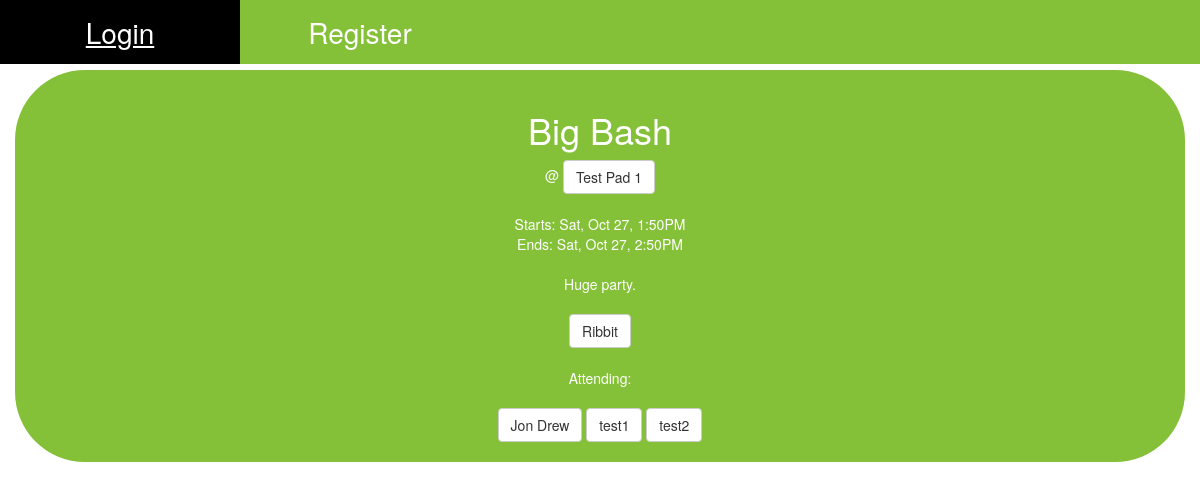
/events/big-bash_m4lkopnzey/, run on an earlier commit of the app's database.
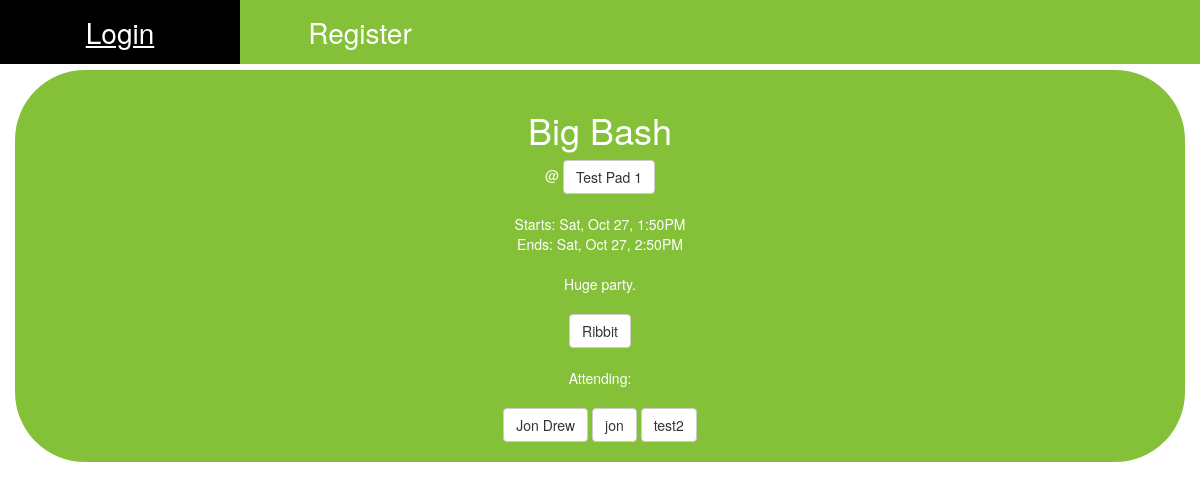
And on a later commit of the database.
### hoppers/models.py (models this page shows, shortened)
class Hopper(models.Model):
    user            = models.OneToOneField(User, null=True, on_delete=models.SET_NULL)
    listens_to      = models.ManyToManyField('self', through='Pair', symmetrical=False)
    anonymous       = models.BooleanField(default=True)
    email           = models.EmailField(null=True, max_length=100)
    name            = models.CharField(null=True, max_length=100)
    birth_date      = models.DateField(null=True, blank=True)
    includes        = models.TextField(null=True, blank=True)
    excludes        = models.TextField(null=True, blank=True)
    slug            = models.SlugField(null=True, blank=True, unique=True, editable=False)
    created_at      = models.DateTimeField(default=timezone.now)
    image           = models.ImageField(null=True, blank=True)
    def __str__(self):
        if self.anonymous:
            return str(self.user.username)
        else:
            return str(self.name)
    def get_absolute_url(self):
        return reverse('hoppers:read', kwargs={'slug': self.slug})

### events/views.py (the view)
# urls.py: url(r'^(?P<slug>[\w-]+)/$', EventDetailSlugView.as_view(), name='read'),
class EventDetailSlugView(DetailView):
    template_name = 'events/detail.html'
    def get_object(self, *args, **kwargs):
        request = self.request
        slug = self.kwargs.get('slug')
        try:
            instance = Event.objects.get(slug=slug, active=True)
        except Event.DoesNotExist:
            raise Http404('Event does not exist')
        except Event.MultipleObjectsReturned:
            qs = Event.objects.filter(slug=slug, active=True)
            instance = qs.first()
        except:
            raise Http404('Error in slug view')
        return instance

### events/models.py (called while the page is built)
    def create_ribbit(self):
        return reverse('events:create_ribbit', kwargs={'event': self.slug})

    def get_attending_list(self):
        attending_list = self.attending.all()
        return Hopper.objects.filter(id__in=attending_list)

### pads/models.py (called while the page is built)
    def __str__(self):
        return str(self.name)

    def get_absolute_url(self):
        return reverse('pads:read', kwargs={'slug': self.slug})

### events/templates/events/detail.html (shortened to what this page needs)
{% extends "base.html" %}
{% load static %}
{% block content %}
  <div class="card text-center">
    <div class="card-body">
      <h1>{{ object.title }}</h1>
      @
      <a href="{{ object.pad.get_absolute_url }}" class="btn btn-default"<span class="badge">{{ object.pad }}</span></a>
      Starts: {{ object.start|date:"D, M d, fA" }}
      Ends: {{ object.end|date:"D, M d, fA" }}
      {{ object.text }}
      {% if request.user.hopper not in object.get_attending_list %}
        <a href="{{ object.create_ribbit }}" class="btn btn-default"<span class="badge">Ribbit</span></a>
      {% endif %}
      Attending:
      {% for hopper in object.get_attending_list %}
        <a href="{{ hopper.get_absolute_url }}" class="btn btn-default"<span class="badge">{{ hopper }}</span></a>
      {% endfor %}
    </div>
  </div>
{% endblock %}

What changed in the data, as far as the page shows it:
changed Hopper: anonymous+name "test1" → "jon"
